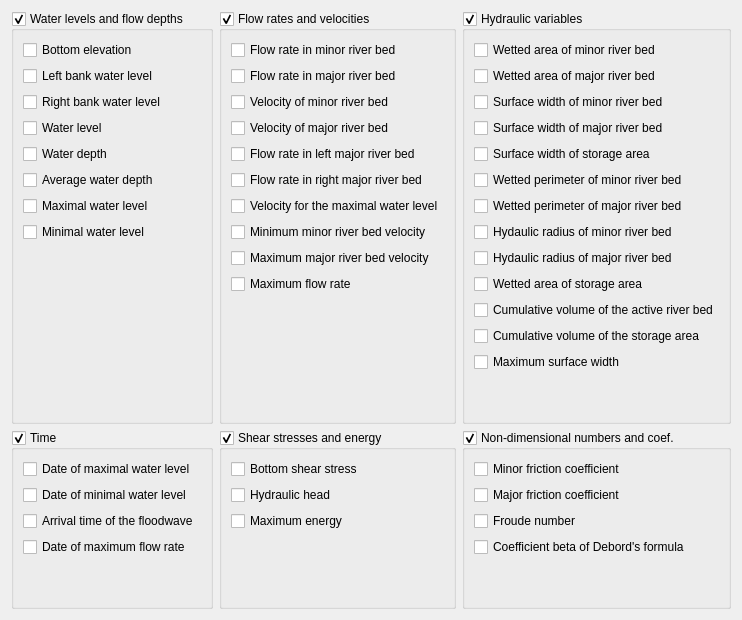
     <widget class="QWidget" name="tabOut">
      <attribute name="title">
       <string>Outputs</string>
      </attribute>
      <layout class="QGridLayout" name="gridLayout_14">
       <item row="0" column="0">
        <layout class="QGridLayout" name="gridLayout_13">
         <item row="0" column="2">
          <widget class="QGroupBox" name="box_hydro">
           <property name="title">
            <string>Hydraulic variables</string>
           </property>
           <property name="checkable">
            <bool>true</bool>
           </property>
           <property name="checked">
            <bool>true</bool>
           </property>
           <layout class="QGridLayout" name="gridLayout_17">
            <item row="0" column="0">
             <layout class="QVBoxLayout" name="verticalLayout_3">
              <item>
               <widget class="QCheckBox" name="S1">
                <property name="text">
                 <string>Wetted area of minor river bed</string>
                </property>
               </widget>
              </item>
              <item>
               <widget class="QCheckBox" name="S2">
                <property name="text">
                 <string>Wetted area of major river bed</string>
                </property>
               </widget>
              </item>
              <item>
               <widget class="QCheckBox" name="B1">
                <property name="text">
                 <string>Surface width of minor river bed</string>
                </property>
               </widget>
              </item>
              <item>
               <widget class="QCheckBox" name="B2">
                <property name="text">
                 <string>Surface width of major river bed</string>
                </property>
               </widget>
              </item>
              <item>
               <widget class="QCheckBox" name="BS">
                <property name="text">
                 <string>Surface width of storage area</string>
                </property>
               </widget>
              </item>
              <item>
               <widget class="QCheckBox" name="P1">
                <property name="text">
                 <string>Wetted perimeter of minor river bed</string>
                </property>
               </widget>
              </item>
              <item>
               <widget class="QCheckBox" name="P2">
                <property name="text">
                 <string>Wetted perimeter of major river bed</string>
                </property>
               </widget>
              </item>
              <item>
               <widget class="QCheckBox" name="RH1">
                <property name="text">
                 <string>Hydaulic radius of minor river bed</string>
                </property>
               </widget>
              </item>
              <item>
               <widget class="QCheckBox" name="RH2">
                <property name="text">
                 <string>Hydaulic radius of major river bed</string>
                </property>
               </widget>
              </item>
              <item>
               <widget class="QCheckBox" name="SS">
                <property name="text">
                 <string>Wetted area of storage area</string>
                </property>
               </widget>
              </item>
              <item>
               <widget class="QCheckBox" name="VOL">
                <property name="text">
                 <string>Cumulative volume of the active river bed</string>
                </property>
               </widget>
              </item>
              <item>
               <widget class="QCheckBox" name="VOLS">
                <property name="text">
                 <string>Cumulative volume of the storage area</string>
                </property>
               </widget>
              </item>
              <item>
               <widget class="QCheckBox" name="BMAX">
                <property name="text">
                 <string>Maximum surface width</string>
                </property>
               </widget>
              </item>
              <item>
               <spacer name="verticalSpacer_6">
                <property name="orientation">
                 <enum>Qt::Vertical</enum>
                </property>
                <property name="sizeHint" stdset="0">
                 <size>
                  <width>20</width>
                  <height>40</height>
                 </size>
                </property>
               </spacer>
              </item>
             </layout>
            </item>
           </layout>
          </widget>
         </item>
         <item row="0" column="0">
          <widget class="QGroupBox" name="box_WaterLevel">
           <property name="enabled">
            <bool>true</bool>
           </property>
           <property name="contextMenuPolicy">
            <enum>Qt::NoContextMenu</enum>
           </property>
           <property name="acceptDrops">
            <bool>false</bool>
           </property>
           <property name="autoFillBackground">
            <bool>false</bool>
           </property>
           <property name="title">
            <string>Water levels and flow depths</string>
           </property>
           <property name="checkable">
            <bool>true</bool>
           </property>
           <property name="checked">
            <bool>true</bool>
           </property>
           <layout class="QGridLayout" name="gridLayout_15">
            <item row="0" column="0">
             <layout class="QVBoxLayout" name="verticalLayout">
              <item>
               <widget class="QCheckBox" name="ZREF">
                <property name="text">
                 <string>Bottom elevation</string>
                </property>
               </widget>
              </item>
              <item>
               <widget class="QCheckBox" name="RGC">
                <property name="text">
                 <string>Left bank water level</string>
                </property>
               </widget>
              </item>
              <item>
               <widget class="QCheckBox" name="RDC">
                <property name="text">
                 <string>Right bank water level</string>
                </property>
               </widget>
              </item>
              <item>
               <widget class="QCheckBox" name="Z">
                <property name="text">
                 <string>Water level</string>
                </property>
               </widget>
              </item>
              <item>
               <widget class="QCheckBox" name="Y">
                <property name="text">
                 <string>Water depth</string>
                </property>
               </widget>
              </item>
              <item>
               <widget class="QCheckBox" name="HMOY">
                <property name="text">
                 <string>Average water depth</string>
                </property>
               </widget>
              </item>
              <item>
               <widget class="QCheckBox" name="ZMAX">
                <property name="text">
                 <string>Maximal water level</string>
                </property>
               </widget>
              </item>
              <item>
               <widget class="QCheckBox" name="ZMIN">
                <property name="text">
                 <string>Minimal water level</string>
                </property>
               </widget>
              </item>
              <item>
               <spacer name="verticalSpacer_4">
                <property name="orientation">
                 <enum>Qt::Vertical</enum>
                </property>
                <property name="sizeHint" stdset="0">
                 <size>
                  <width>20</width>
                  <height>40</height>
                 </size>
                </property>
               </spacer>
              </item>
             </layout>
            </item>
           </layout>
          </widget>
         </item>
         <item row="1" column="0">
          <widget class="QGroupBox" name="box_time">
           <property name="title">
            <string>Time</string>
           </property>
           <property name="checkable">
            <bool>true</bool>
           </property>
           <property name="checked">
            <bool>true</bool>
           </property>
           <layout class="QGridLayout" name="gridLayout_18">
            <item row="0" column="0">
             <layout class="QVBoxLayout" name="verticalLayout_4">
              <item>
               <widget class="QCheckBox" name="TZMA">
                <property name="text">
                 <string>Date of maximal water level</string>
                </property>
               </widget>
              </item>
              <item>
               <widget class="QCheckBox" name="TZMI">
                <property name="text">
                 <string>Date of minimal water level</string>
                </property>
               </widget>
              </item>
              <item>
               <widget class="QCheckBox" name="TOND">
                <property name="text">
                 <string>Arrival time of the floodwave</string>
                </property>
               </widget>
              </item>
              <item>
               <widget class="QCheckBox" name="TQMA">
                <property name="text">
                 <string>Date of maximum flow rate</string>
                </property>
               </widget>
              </item>
              <item>
               <spacer name="verticalSpacer_12">
                <property name="orientation">
                 <enum>Qt::Vertical</enum>
                </property>
                <property name="sizeHint" stdset="0">
                 <size>
                  <width>20</width>
                  <height>40</height>
                 </size>
                </property>
               </spacer>
              </item>
             </layout>
            </item>
           </layout>
          </widget>
         </item>
         <item row="0" column="1">
          <widget class="QGroupBox" name="box_velocity">
           <property name="title">
            <string>Flow rates and velocities</string>
           </property>
           <property name="checkable">
            <bool>true</bool>
           </property>
           <property name="checked">
            <bool>true</bool>
           </property>
           <layout class="QGridLayout" name="gridLayout_16">
            <item row="1" column="0">
             <layout class="QVBoxLayout" name="verticalLayout_2">
              <item>
               <widget class="QCheckBox" name="QMIN">
                <property name="text">
                 <string>Flow rate in minor river bed</string>
                </property>
               </widget>
              </item>
              <item>
               <widget class="QCheckBox" name="QMAJ">
                <property name="text">
                 <string>Flow rate in major river bed</string>
                </property>
               </widget>
              </item>
              <item>
               <widget class="QCheckBox" name="VMIN">
                <property name="text">
                 <string>Velocity of minor river bed</string>
                </property>
               </widget>
              </item>
              <item>
               <widget class="QCheckBox" name="VMAJ">
                <property name="text">
                 <string>Velocity of major river bed</string>
                </property>
               </widget>
              </item>
              <item>
               <widget class="QCheckBox" name="Q2G">
                <property name="text">
                 <string>Flow rate in left major river bed</string>
                </property>
               </widget>
              </item>
              <item>
               <widget class="QCheckBox" name="Q2D">
                <property name="text">
                 <string>Flow rate in right major river bed</string>
                </property>
               </widget>
              </item>
              <item>
               <widget class="QCheckBox" name="VZMX">
                <property name="text">
                 <string>Velocity for the maximal water level</string>
                </property>
               </widget>
              </item>
              <item>
               <widget class="QCheckBox" name="VINF">
                <property name="text">
                 <string>Minimum minor river bed velocity</string>
                </property>
               </widget>
              </item>
              <item>
               <widget class="QCheckBox" name="VSUP">
                <property name="text">
                 <string>Maximum major river bed velocity</string>
                </property>
               </widget>
              </item>
              <item>
               <widget class="QCheckBox" name="QMAX">
                <property name="text">
                 <string>Maximum flow rate</string>
                </property>
               </widget>
              </item>
              <item>
               <spacer name="verticalSpacer_5">
                <property name="orientation">
                 <enum>Qt::Vertical</enum>
                </property>
                <property name="sizeHint" stdset="0">
                 <size>
                  <width>20</width>
                  <height>40</height>
                 </size>
                </property>
               </spacer>
              </item>
             </layout>
            </item>
           </layout>
          </widget>
         </item>
         <item row="1" column="1">
          <widget class="QGroupBox" name="box_stress">
           <property name="title">
            <string>Shear stresses and energy</string>
           </property>
           <property name="checkable">
            <bool>true</bool>
           </property>
           <property name="checked">
            <bool>true</bool>
           </property>
           <layout class="QGridLayout" name="gridLayout_20">
            <item row="0" column="0">
             <layout class="QVBoxLayout" name="verticalLayout_5">
              <item>
               <widget class="QCheckBox" name="TAUF">
                <property name="text">
                 <string>Bottom shear stress</string>
                </property>
               </widget>
              </item>
              <item>
               <widget class="QCheckBox" name="CHAR">
                <property name="text">
                 <string>Hydraulic head</string>
                </property>
               </widget>
              </item>
              <item>
               <widget class="QCheckBox" name="EMAX">
                <property name="text">
                 <string>Maximum energy</string>
                </property>
               </widget>
              </item>
              <item>
               <spacer name="verticalSpacer_13">
                <property name="orientation">
                 <enum>Qt::Vertical</enum>
                </property>
                <property name="sizeHint" stdset="0">
                 <size>
                  <width>20</width>
                  <height>40</height>
                 </size>
                </property>
               </spacer>
              </item>
             </layout>
            </item>
           </layout>
          </widget>
         </item>
         <item row="1" column="2">
          <widget class="QGroupBox" name="box_coef">
           <property name="sizePolicy">
            <sizepolicy hsizetype="Preferred" vsizetype="Preferred">
             <horstretch>0</horstretch>
             <verstretch>0</verstretch>
            </sizepolicy>
           </property>
           <property name="title">
            <string>Non-dimensional numbers and coef.</string>
           </property>
           <property name="checkable">
            <bool>true</bool>
           </property>
           <property name="checked">
            <bool>true</bool>
           </property>
           <layout class="QGridLayout" name="gridLayout_19">
            <item row="0" column="0">
             <layout class="QVBoxLayout" name="verticalLayout_6">
              <item>
               <widget class="QCheckBox" name="KMIN">
                <property name="text">
                 <string>Minor friction coefficient</string>
                </property>
               </widget>
              </item>
              <item>
               <widget class="QCheckBox" name="KMAJ">
                <property name="text">
                 <string>Major friction coefficient</string>
                </property>
               </widget>
              </item>
              <item>
               <widget class="QCheckBox" name="FR">
                <property name="text">
                 <string>Froude number</string>
                </property>
               </widget>
              </item>
              <item>
               <widget class="QCheckBox" name="BETA">
                <property name="text">
                 <string>Coefficient beta of Debord's formula</string>
                </property>
               </widget>
              </item>
              <item>
               <spacer name="verticalSpacer_14">
                <property name="orientation">
                 <enum>Qt::Vertical</enum>
                </property>
                <property name="sizeHint" stdset="0">
                 <size>
                  <width>20</width>
                  <height>40</height>
                 </size>
                </property>
               </spacer>
              </item>
             </layout>
            </item>
           </layout>
          </widget>
         </item>
        </layout>
       </item>
      </layout>
     </widget>
